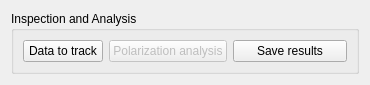
<?xml version="1.0" encoding="UTF-8"?>
<ui version="4.0">
 <class>Form</class>
 <widget class="QWidget" name="Form">
  <property name="geometry">
   <rect>
    <x>0</x>
    <y>0</y>
    <width>370</width>
    <height>80</height>
   </rect>
  </property>
  <property name="windowTitle">
   <string>Form</string>
  </property>
  <layout class="QGridLayout" name="gridLayout">
   <item row="0" column="0">
    <widget class="QGroupBox" name="groupBox">
     <property name="title">
      <string>Inspection and Analysis</string>
     </property>
     <layout class="QGridLayout" name="gridLayout_2">
      <item row="0" column="0">
       <layout class="QHBoxLayout" name="horizontalLayout">
        <item>
         <widget class="QPushButton" name="trackData">
          <property name="text">
           <string>Data to track</string>
          </property>
         </widget>
        </item>
        <item>
         <widget class="QPushButton" name="polAnalysis">
          <property name="enabled">
           <bool>false</bool>
          </property>
          <property name="text">
           <string>Polarization analysis</string>
          </property>
         </widget>
        </item>
       </layout>
      </item>
      <item row="0" column="1">
       <widget class="QPushButton" name="saveResults">
        <property name="text">
         <string>Save results</string>
        </property>
       </widget>
      </item>
     </layout>
    </widget>
   </item>
  </layout>
 </widget>
 <resources/>
 <connections/>
</ui>
